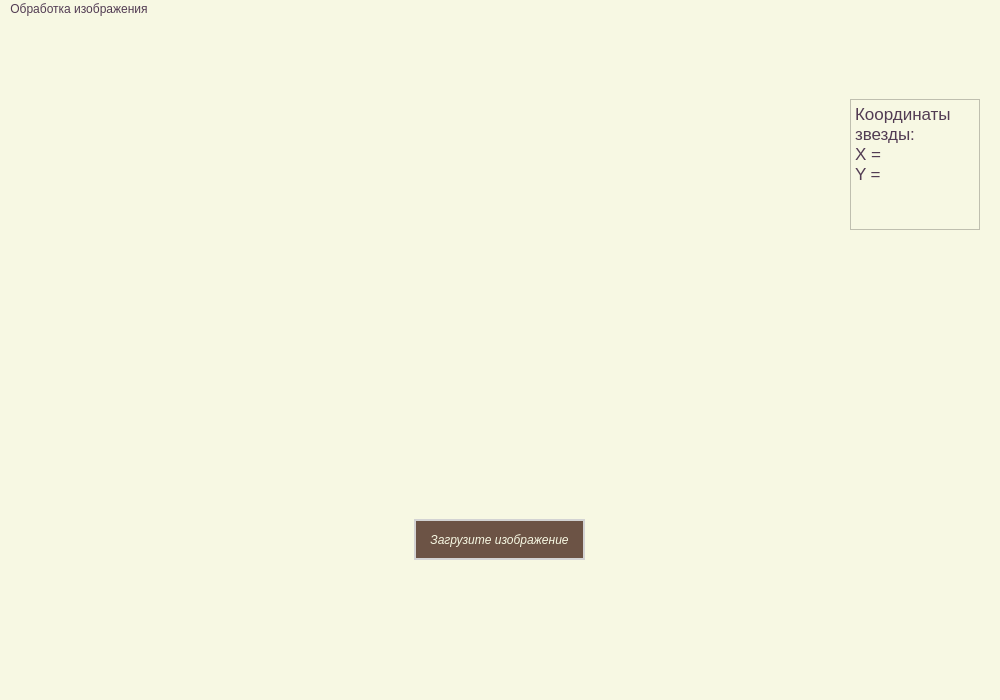
<?xml version="1.0" encoding="UTF-8"?>
<ui version="4.0">
 <class>MainWindow</class>
 <widget class="QMainWindow" name="MainWindow">
  <property name="geometry">
   <rect>
    <x>0</x>
    <y>0</y>
    <width>1000</width>
    <height>700</height>
   </rect>
  </property>
  <property name="palette">
   <palette>
    <active>
     <colorrole role="WindowText">
      <brush brushstyle="SolidPattern">
       <color alpha="255">
        <red>82</red>
        <green>60</green>
        <blue>83</blue>
       </color>
      </brush>
     </colorrole>
     <colorrole role="Button">
      <brush brushstyle="SolidPattern">
       <color alpha="255">
        <red>247</red>
        <green>248</green>
        <blue>227</blue>
       </color>
      </brush>
     </colorrole>
     <colorrole role="Text">
      <brush brushstyle="SolidPattern">
       <color alpha="255">
        <red>82</red>
        <green>60</green>
        <blue>83</blue>
       </color>
      </brush>
     </colorrole>
     <colorrole role="ButtonText">
      <brush brushstyle="SolidPattern">
       <color alpha="255">
        <red>82</red>
        <green>60</green>
        <blue>83</blue>
       </color>
      </brush>
     </colorrole>
     <colorrole role="Base">
      <brush brushstyle="SolidPattern">
       <color alpha="255">
        <red>247</red>
        <green>248</green>
        <blue>227</blue>
       </color>
      </brush>
     </colorrole>
     <colorrole role="Window">
      <brush brushstyle="SolidPattern">
       <color alpha="255">
        <red>247</red>
        <green>248</green>
        <blue>227</blue>
       </color>
      </brush>
     </colorrole>
     <colorrole role="PlaceholderText">
      <brush brushstyle="SolidPattern">
       <color alpha="128">
        <red>82</red>
        <green>60</green>
        <blue>83</blue>
       </color>
      </brush>
     </colorrole>
    </active>
    <inactive>
     <colorrole role="WindowText">
      <brush brushstyle="SolidPattern">
       <color alpha="255">
        <red>82</red>
        <green>60</green>
        <blue>83</blue>
       </color>
      </brush>
     </colorrole>
     <colorrole role="Button">
      <brush brushstyle="SolidPattern">
       <color alpha="255">
        <red>247</red>
        <green>248</green>
        <blue>227</blue>
       </color>
      </brush>
     </colorrole>
     <colorrole role="Text">
      <brush brushstyle="SolidPattern">
       <color alpha="255">
        <red>82</red>
        <green>60</green>
        <blue>83</blue>
       </color>
      </brush>
     </colorrole>
     <colorrole role="ButtonText">
      <brush brushstyle="SolidPattern">
       <color alpha="255">
        <red>82</red>
        <green>60</green>
        <blue>83</blue>
       </color>
      </brush>
     </colorrole>
     <colorrole role="Base">
      <brush brushstyle="SolidPattern">
       <color alpha="255">
        <red>247</red>
        <green>248</green>
        <blue>227</blue>
       </color>
      </brush>
     </colorrole>
     <colorrole role="Window">
      <brush brushstyle="SolidPattern">
       <color alpha="255">
        <red>247</red>
        <green>248</green>
        <blue>227</blue>
       </color>
      </brush>
     </colorrole>
     <colorrole role="PlaceholderText">
      <brush brushstyle="SolidPattern">
       <color alpha="128">
        <red>82</red>
        <green>60</green>
        <blue>83</blue>
       </color>
      </brush>
     </colorrole>
    </inactive>
    <disabled>
     <colorrole role="WindowText">
      <brush brushstyle="SolidPattern">
       <color alpha="255">
        <red>82</red>
        <green>60</green>
        <blue>83</blue>
       </color>
      </brush>
     </colorrole>
     <colorrole role="Button">
      <brush brushstyle="SolidPattern">
       <color alpha="255">
        <red>247</red>
        <green>248</green>
        <blue>227</blue>
       </color>
      </brush>
     </colorrole>
     <colorrole role="Text">
      <brush brushstyle="SolidPattern">
       <color alpha="255">
        <red>82</red>
        <green>60</green>
        <blue>83</blue>
       </color>
      </brush>
     </colorrole>
     <colorrole role="ButtonText">
      <brush brushstyle="SolidPattern">
       <color alpha="255">
        <red>82</red>
        <green>60</green>
        <blue>83</blue>
       </color>
      </brush>
     </colorrole>
     <colorrole role="Base">
      <brush brushstyle="SolidPattern">
       <color alpha="255">
        <red>247</red>
        <green>248</green>
        <blue>227</blue>
       </color>
      </brush>
     </colorrole>
     <colorrole role="Window">
      <brush brushstyle="SolidPattern">
       <color alpha="255">
        <red>247</red>
        <green>248</green>
        <blue>227</blue>
       </color>
      </brush>
     </colorrole>
     <colorrole role="PlaceholderText">
      <brush brushstyle="SolidPattern">
       <color alpha="128">
        <red>82</red>
        <green>60</green>
        <blue>83</blue>
       </color>
      </brush>
     </colorrole>
    </disabled>
   </palette>
  </property>
  <property name="windowTitle">
   <string>MainWindow</string>
  </property>
  <property name="styleSheet">
   <string notr="true"> background-color: rgb(247, 248, 227);
    color: rgb(82, 60, 83);
</string>
  </property>
  <widget class="QWidget" name="centralwidget">
   <widget class="QPushButton" name="pushButton">
    <property name="geometry">
     <rect>
      <x>414</x>
      <y>500</y>
      <width>171</width>
      <height>41</height>
     </rect>
    </property>
    <property name="palette">
     <palette>
      <active>
       <colorrole role="WindowText">
        <brush brushstyle="SolidPattern">
         <color alpha="255">
          <red>247</red>
          <green>248</green>
          <blue>227</blue>
         </color>
        </brush>
       </colorrole>
       <colorrole role="Button">
        <brush brushstyle="SolidPattern">
         <color alpha="255">
          <red>108</red>
          <green>83</green>
          <blue>69</blue>
         </color>
        </brush>
       </colorrole>
       <colorrole role="Text">
        <brush brushstyle="SolidPattern">
         <color alpha="255">
          <red>247</red>
          <green>248</green>
          <blue>227</blue>
         </color>
        </brush>
       </colorrole>
       <colorrole role="ButtonText">
        <brush brushstyle="SolidPattern">
         <color alpha="255">
          <red>247</red>
          <green>248</green>
          <blue>227</blue>
         </color>
        </brush>
       </colorrole>
       <colorrole role="Base">
        <brush brushstyle="SolidPattern">
         <color alpha="255">
          <red>108</red>
          <green>83</green>
          <blue>69</blue>
         </color>
        </brush>
       </colorrole>
       <colorrole role="Window">
        <brush brushstyle="SolidPattern">
         <color alpha="255">
          <red>108</red>
          <green>83</green>
          <blue>69</blue>
         </color>
        </brush>
       </colorrole>
       <colorrole role="PlaceholderText">
        <brush brushstyle="SolidPattern">
         <color alpha="128">
          <red>247</red>
          <green>248</green>
          <blue>227</blue>
         </color>
        </brush>
       </colorrole>
      </active>
      <inactive>
       <colorrole role="WindowText">
        <brush brushstyle="SolidPattern">
         <color alpha="255">
          <red>247</red>
          <green>248</green>
          <blue>227</blue>
         </color>
        </brush>
       </colorrole>
       <colorrole role="Button">
        <brush brushstyle="SolidPattern">
         <color alpha="255">
          <red>108</red>
          <green>83</green>
          <blue>69</blue>
         </color>
        </brush>
       </colorrole>
       <colorrole role="Text">
        <brush brushstyle="SolidPattern">
         <color alpha="255">
          <red>247</red>
          <green>248</green>
          <blue>227</blue>
         </color>
        </brush>
       </colorrole>
       <colorrole role="ButtonText">
        <brush brushstyle="SolidPattern">
         <color alpha="255">
          <red>247</red>
          <green>248</green>
          <blue>227</blue>
         </color>
        </brush>
       </colorrole>
       <colorrole role="Base">
        <brush brushstyle="SolidPattern">
         <color alpha="255">
          <red>108</red>
          <green>83</green>
          <blue>69</blue>
         </color>
        </brush>
       </colorrole>
       <colorrole role="Window">
        <brush brushstyle="SolidPattern">
         <color alpha="255">
          <red>108</red>
          <green>83</green>
          <blue>69</blue>
         </color>
        </brush>
       </colorrole>
       <colorrole role="PlaceholderText">
        <brush brushstyle="SolidPattern">
         <color alpha="128">
          <red>247</red>
          <green>248</green>
          <blue>227</blue>
         </color>
        </brush>
       </colorrole>
      </inactive>
      <disabled>
       <colorrole role="WindowText">
        <brush brushstyle="SolidPattern">
         <color alpha="255">
          <red>247</red>
          <green>248</green>
          <blue>227</blue>
         </color>
        </brush>
       </colorrole>
       <colorrole role="Button">
        <brush brushstyle="SolidPattern">
         <color alpha="255">
          <red>108</red>
          <green>83</green>
          <blue>69</blue>
         </color>
        </brush>
       </colorrole>
       <colorrole role="Text">
        <brush brushstyle="SolidPattern">
         <color alpha="255">
          <red>247</red>
          <green>248</green>
          <blue>227</blue>
         </color>
        </brush>
       </colorrole>
       <colorrole role="ButtonText">
        <brush brushstyle="SolidPattern">
         <color alpha="255">
          <red>247</red>
          <green>248</green>
          <blue>227</blue>
         </color>
        </brush>
       </colorrole>
       <colorrole role="Base">
        <brush brushstyle="SolidPattern">
         <color alpha="255">
          <red>108</red>
          <green>83</green>
          <blue>69</blue>
         </color>
        </brush>
       </colorrole>
       <colorrole role="Window">
        <brush brushstyle="SolidPattern">
         <color alpha="255">
          <red>108</red>
          <green>83</green>
          <blue>69</blue>
         </color>
        </brush>
       </colorrole>
       <colorrole role="PlaceholderText">
        <brush brushstyle="SolidPattern">
         <color alpha="128">
          <red>247</red>
          <green>248</green>
          <blue>227</blue>
         </color>
        </brush>
       </colorrole>
      </disabled>
     </palette>
    </property>
    <property name="font">
     <font>
      <italic>true</italic>
     </font>
    </property>
    <property name="styleSheet">
     <string notr="true">QPushButton{
background-color: rgb(108, 83, 69); 
    color: rgb(247, 248, 227); 
    border: 2px solid lightgray; 
    border-radius: 0px; 
}
QPushButton:hover {
    background-color: rgb(181, 130, 158); 
}

</string>
    </property>
    <property name="text">
     <string>Загрузите изображение</string>
    </property>
   </widget>
   <widget class="QTextEdit" name="textEdit">
    <property name="geometry">
     <rect>
      <x>850</x>
      <y>80</y>
      <width>130</width>
      <height>131</height>
     </rect>
    </property>
    <property name="html">
     <string>&lt;!DOCTYPE HTML PUBLIC &quot;-//W3C//DTD HTML 4.0//EN&quot; &quot;http://www.w3.org/TR/REC-html40/strict.dtd&quot;&gt;
&lt;html&gt;&lt;head&gt;&lt;meta name=&quot;qrichtext&quot; content=&quot;1&quot; /&gt;&lt;meta charset=&quot;utf-8&quot; /&gt;&lt;style type=&quot;text/css&quot;&gt;
p, li { white-space: pre-wrap; }
hr { height: 1px; border-width: 0; }
li.unchecked::marker { content: &quot;\2610&quot;; }
li.checked::marker { content: &quot;\2612&quot;; }
&lt;/style&gt;&lt;/head&gt;&lt;body style=&quot; font-family:'.AppleSystemUIFont'; font-size:13pt; font-weight:400; font-style:normal;&quot;&gt;
&lt;p style=&quot; margin-top:0px; margin-bottom:0px; margin-left:0px; margin-right:0px; -qt-block-indent:0; text-indent:0px;&quot;&gt;Координаты звезды:&lt;/p&gt;
&lt;p style=&quot; margin-top:0px; margin-bottom:0px; margin-left:0px; margin-right:0px; -qt-block-indent:0; text-indent:0px;&quot;&gt;X = &lt;/p&gt;
&lt;p style=&quot; margin-top:0px; margin-bottom:0px; margin-left:0px; margin-right:0px; -qt-block-indent:0; text-indent:0px;&quot;&gt;Y = &lt;/p&gt;&lt;/body&gt;&lt;/html&gt;</string>
    </property>
   </widget>
  </widget>
  <widget class="QMenuBar" name="menubar">
   <property name="geometry">
    <rect>
     <x>0</x>
     <y>0</y>
     <width>1000</width>
     <height>24</height>
    </rect>
   </property>
   <widget class="QMenu" name="menu">
    <property name="title">
     <string>Обработка изображения</string>
    </property>
   </widget>
   <addaction name="menu"/>
  </widget>
  <widget class="QStatusBar" name="statusbar"/>
 </widget>
 <resources/>
 <connections/>
</ui>
